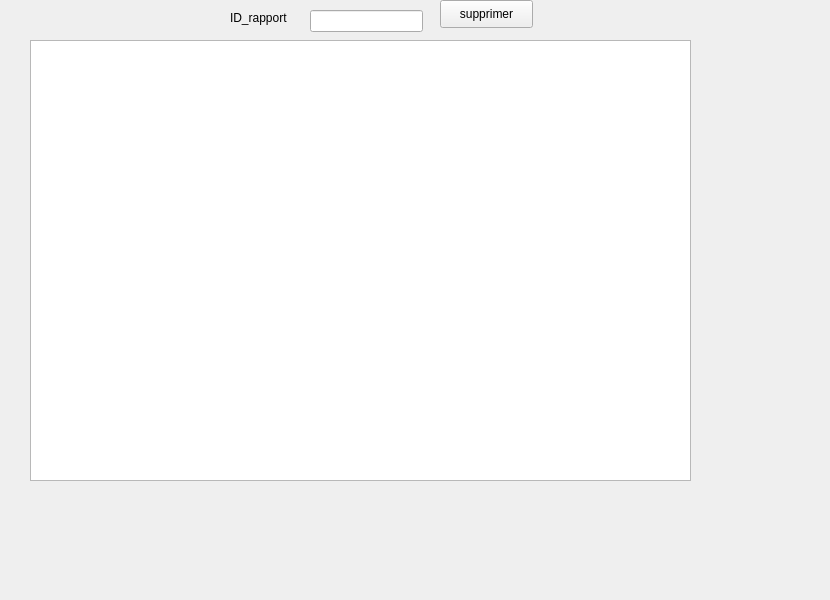
      <widget class="QWidget" name="tab_7">
       <attribute name="title">
        <string>supprimer un rapport</string>
       </attribute>
       <widget class="QTableWidget" name="tableWidget">
        <property name="geometry">
         <rect>
          <x>30</x>
          <y>40</y>
          <width>661</width>
          <height>441</height>
         </rect>
        </property>
       </widget>
       <widget class="QLineEdit" name="le_id_supp">
        <property name="geometry">
         <rect>
          <x>310</x>
          <y>10</y>
          <width>113</width>
          <height>22</height>
         </rect>
        </property>
       </widget>
       <widget class="QLabel" name="label_21">
        <property name="geometry">
         <rect>
          <x>230</x>
          <y>10</y>
          <width>71</width>
          <height>16</height>
         </rect>
        </property>
        <property name="text">
         <string>ID_rapport</string>
        </property>
       </widget>
       <widget class="QPushButton" name="supp_rapport">
        <property name="geometry">
         <rect>
          <x>440</x>
          <y>0</y>
          <width>93</width>
          <height>28</height>
         </rect>
        </property>
        <property name="text">
         <string>supprimer</string>
        </property>
       </widget>
       <widget class="QLabel" name="label_148">
        <property name="geometry">
         <rect>
          <x>0</x>
          <y>-10</y>
          <width>821</width>
          <height>591</height>
         </rect>
        </property>
        <property name="text">
         <string/>
        </property>
        <property name="pixmap">
         <pixmap>../../palette.jpg</pixmap>
        </property>
        <property name="scaledContents">
         <bool>true</bool>
        </property>
       </widget>
       <zorder>label_148</zorder>
       <zorder>tableWidget</zorder>
       <zorder>le_id_supp</zorder>
       <zorder>label_21</zorder>
       <zorder>supp_rapport</zorder>
      </widget>
